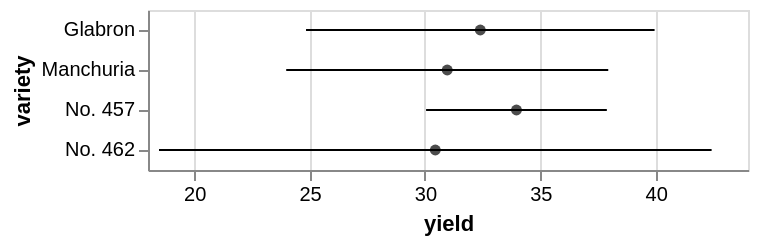

Here is the Vega-Lite specification saved for this chart:
### Vega-Lite specification from a JSON file in a GitHub repository (floating-point values rounded to 4 significant figures)
{"$schema": "https://vega.github.io/schema/vega-lite/v6.json", "data": {"values": [{"yield_error": 7.552, "yield_center": 32.4, "variety": "Glabron"}, {"yield_error": 6.978, "yield_center": 30.97, "variety": "Manchuria"}, {"yield_error": 3.917, "yield_center": 33.97, "variety": "No. 457"}, {"yield_error": 11.97, "yield_center": 30.45, "variety": "No. 462"}]}, "layer": [{"mark": "errorbar", "encoding": {"x": {"field": "yield_center", "type": "quantitative", "scale": {"zero": false}, "title": "yield"}, "xError": {"field": "yield_error"}, "y": {"field": "variety", "type": "ordinal"}}}, {"mark": {"type": "point", "filled": true, "color": "black"}, "encoding": {"x": {"field": "yield_center", "type": "quantitative"}, "y": {"field": "variety", "type": "ordinal"}}}], "description": "An error bar over rows that already carry their own width, measured from the centre."}
